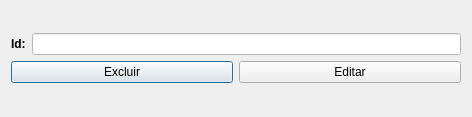
<?xml version="1.0" encoding="UTF-8"?>
<ui version="4.0">
 <class>Editar</class>
 <widget class="QDialog" name="Editar">
  <property name="geometry">
   <rect>
    <x>0</x>
    <y>0</y>
    <width>472</width>
    <height>117</height>
   </rect>
  </property>
  <property name="windowTitle">
   <string>Dialog</string>
  </property>
  <layout class="QGridLayout" name="gridLayout">
   <item row="0" column="0">
    <layout class="QVBoxLayout" name="verticalLayout">
     <item>
      <layout class="QHBoxLayout" name="horizontalLayout">
       <item>
        <widget class="QLabel" name="label">
         <property name="styleSheet">
          <string notr="true">font-weight: bold;
color: black;</string>
         </property>
         <property name="text">
          <string>Id:</string>
         </property>
        </widget>
       </item>
       <item>
        <widget class="QLineEdit" name="lineEdit">
         <property name="styleSheet">
          <string notr="true">background: white;</string>
         </property>
        </widget>
       </item>
      </layout>
     </item>
     <item>
      <layout class="QHBoxLayout" name="horizontalLayout_2">
       <item>
        <widget class="QPushButton" name="pushButton">
         <property name="text">
          <string>Excluir</string>
         </property>
        </widget>
       </item>
       <item>
        <widget class="QPushButton" name="pushButton_2">
         <property name="text">
          <string>Editar</string>
         </property>
        </widget>
       </item>
      </layout>
     </item>
    </layout>
   </item>
  </layout>
 </widget>
 <resources/>
 <connections/>
</ui>
